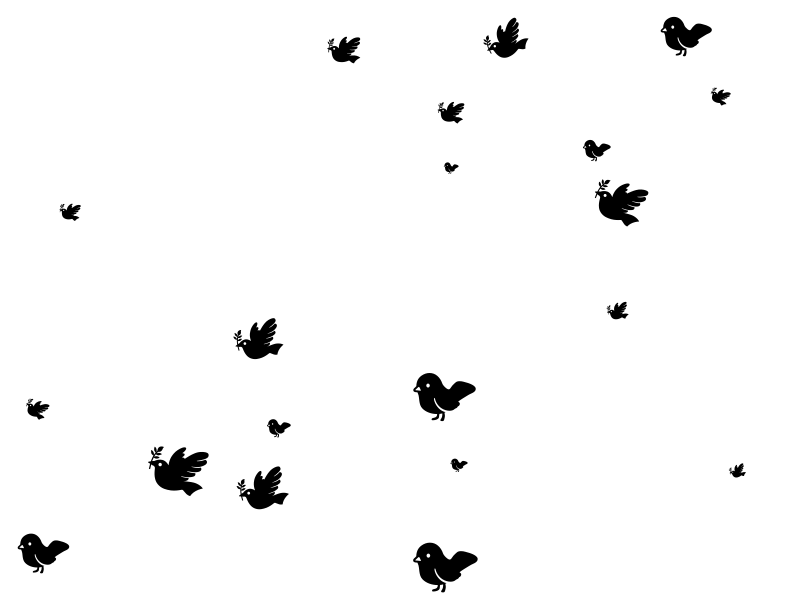

Write the R code that produced this figure.
## ---- chunk 1
#load required packages
library(cowplot)
library(ggplot2)

# Number of birds in the flock
n_birds <- 20 

# Randomly decide which birds are flying and which are sitting
set.seed(Sys.time()) # Optional: to simulate different outcomes each time without being too random during development
bird_type <- sample(c("flying", "sitting"), size = n_birds, replace = TRUE)

# Create a data frame with random positions, sizes, and angles
bird_data <- data.frame(
  x = runif(n_birds, -1, 1),     # Random x positions
  y = runif(n_birds, -1, 1),     # Random y positions
  size = runif(n_birds, 10, 50), # Random bird sizes
  type = bird_type,              # Flying or sitting
  angle = ifelse(bird_type == "flying",runif(n_birds, -30, 30), 0) # Flying birds upright, sitting birds with small angle variation
)

# Create a base ggplot
p <- ggplot() + 
  xlim(-1, 1) + ylim(-1, 1) +  # Set axis limits
  theme_void()                 # Remove background and axes

# Add birds to the plot
for (i in 1:n_birds) {
  bird <- ifelse(bird_data$type[i] == "flying", "🕊️", "🐦") # Different emoji for flying and sitting birds
  p <- p + 
    cowplot::draw_label(bird, 
                        x = bird_data$x[i], 
                        y = bird_data$y[i], 
                        size = bird_data$size[i], 
                        angle = bird_data$angle[i],  # Apply random rotation to sitting birds
                        hjust = 0.5, vjust = 0.5)
}

# Display the flock of birds
p


